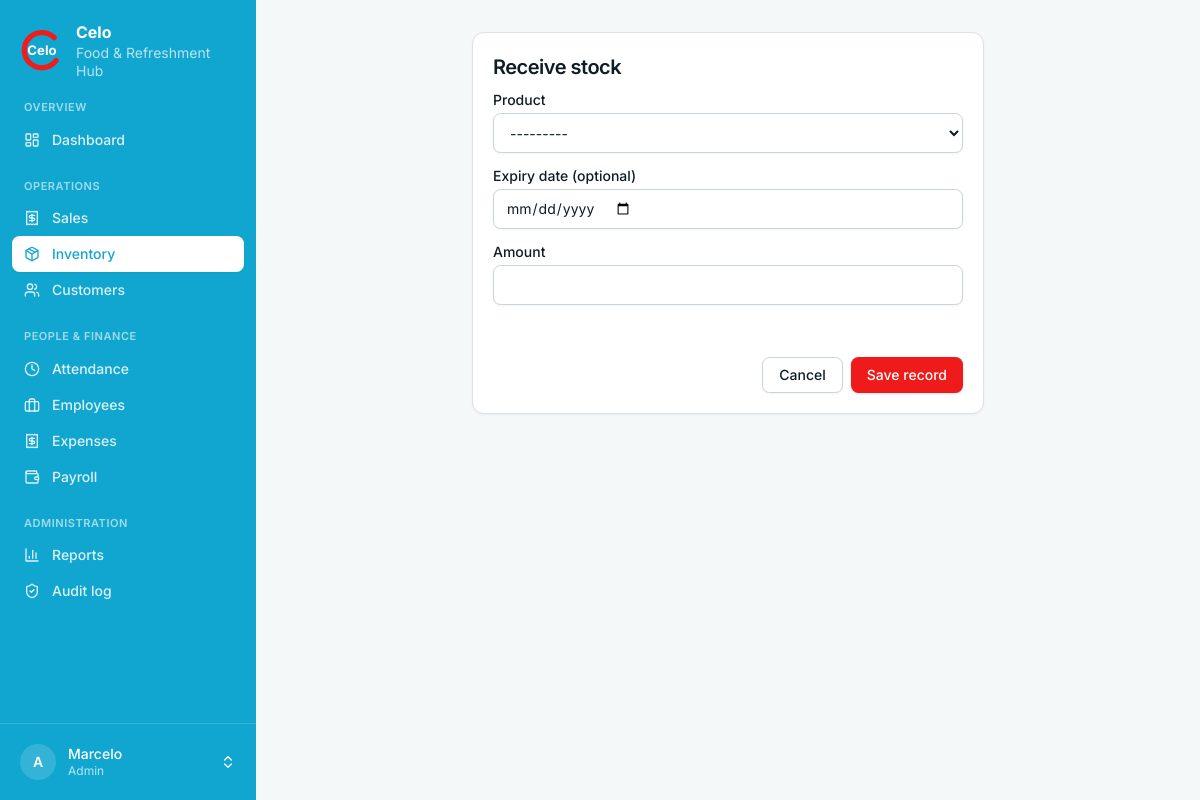
Screenshot of /inventory/receive/ (signed in) with the database file from the repository.
### accounts/models.py (models this page shows)
class User(AbstractUser):
    class Role(models.TextChoices):
        ADMIN = "admin", "Admin"
        STAFF = "staff", "Staff"
    role = models.CharField(max_length=10, choices=Role.choices, default=Role.STAFF)
    @property
    def is_celo_admin(self):
        return self.is_superuser or self.role == self.Role.ADMIN

### inventory/views.py (the view, shortened to what this page needs)
# urls.py: path("receive/", views.receive_stock, name="receive"),
@login_required
def receive_stock(request):
    form = ReceiveStockForm(request.POST or None)
    return render(request, "form_card.html", {
        "title": "Receive stock", "form": form, "submit": "Save record", "cancel_url": "inventory:stock",
    })

### inventory/forms.py
class ReceiveStockForm(forms.Form):
    product = forms.ModelChoiceField(queryset=Product.objects.filter(is_active=True))
    expiry_date = forms.DateField(required=False, label="Expiry date (optional)",
                                  widget=forms.DateInput(attrs={"type": "date"}))
    amount = forms.DecimalField(min_value=0.01, max_digits=10, decimal_places=2)

### inventory/models.py (called while the page is built)
    def __str__(self):
        return self.name

### templates/form_card.html (shortened to what this page needs)
{% extends "base.html" %}
{% block content %}
<div class="mx-auto w-full max-w-lg">
  <form method="post" class="card">{% csrf_token %}
    <div class="card-header"><h1 class="card-title text-xl">{{ title }}</h1></div>
    <div class="card-content">
      {% for f in form %}
        <div class="field">
          <label for="{{ f.id_for_label }}">{{ f.label }}</label>
          {{ f }}
        </div>
      {% endfor %}
    </div>
    <div class="card-footer pt-4">
      <a class="btn btn-outline" href="{% url cancel_url %}">Cancel</a>
      <button class="btn btn-primary" type="submit">{{ submit|default:"Save" }}</button>
    </div>
  </form>
</div>
{% endblock %}

### templates/base.html (shortened to what this page needs)
{% load celo_ui %}<!doctype html>
<html lang="en" class="h-full">
<head>
  {% include "partials/tailwind.html" %}
</head>
<body class="min-h-full bg-background font-sans text-foreground antialiased">
<div class="min-h-screen {% if user.is_authenticated %}md:grid md:grid-cols-[16rem_minmax(0,1fr)]{% endif %}">
{% if user.is_authenticated %}
  {% nav_items as groups %}
  <aside id="sidebar" class="fixed inset-y-0 left-0 z-40 flex w-64 -translate-x-full flex-col bg-brand-dark text-white transition-transform duration-200 md:sticky md:top-0 md:h-screen md:translate-x-0 print:hidden">
    <a href="{% url 'dashboard:home' %}" class="flex items-center gap-3 px-5 py-5" aria-label="Celo home">
      <svg viewBox="0 0 100 100" class="h-11 w-11 shrink-0" role="img" aria-label="Celo logo">
        <text x="50" y="62" text-anchor="middle" font-size="30" font-weight="700" fill="#fff" font-family="Inter, system-ui, sans-serif">Celo</text>
      </svg>
      <span class="text-sm leading-tight"><strong class="block text-base">Celo</strong><span class="text-white/70">Food &amp; Refreshment Hub</span></span>
    </a>
    <nav class="flex-1 space-y-5 overflow-y-auto px-3 pb-4" aria-label="Main">
      {% for g in groups %}
        <div>
          <p class="px-3 pb-1.5 text-[11px] font-semibold uppercase tracking-wider text-white/60">{{ g.label }}</p>
          {% for i in g.items %}
            <a href="{{ i.href }}" {% if i.active %}aria-current="page"{% endif %}
               class="flex items-center gap-3 rounded-md px-3 py-2 text-sm font-medium transition-colors {% if i.active %}bg-white text-brand-dark shadow-sm{% else %}text-white/85 hover:bg-white/10 hover:text-white{% endif %}">
              {% include "partials/icon.html" with name=i.icon %}{{ i.label }}
            </a>
          {% endfor %}
        </div>
      {% endfor %}
    </nav>
    <div class="relative border-t border-white/15 p-3">
      <button type="button" id="profile-btn" aria-haspopup="menu" aria-expanded="false" aria-controls="profile-menu"
              class="flex w-full items-center gap-3 rounded-md px-2 py-2 text-left transition-colors hover:bg-white/10 {% if request.resolver_match.app_name == 'accounts' %}bg-white/10{% endif %}">
        <span class="grid h-9 w-9 shrink-0 place-items-center rounded-full bg-white/15 text-sm font-semibold">{{ user.username|slice:":1"|upper }}</span>
        <span class="min-w-0 flex-1 text-sm leading-tight"><span class="block truncate font-medium">{{ user.get_full_name|default:user.username }}</span><span class="block text-xs text-white/70">{{ user.get_role_display }}</span></span>
      </button>
    </div>
  </aside>
{% endif %}
  <div class="min-w-0">
    <main class="mx-auto w-full max-w-6xl p-4 sm:p-6 lg:p-8">
      {% block content %}{% endblock %}
    </main>
  </div>
</div>
</body>
</html>

### rows the page displays
User: username "A", get_full_name "Marcelo", role "Admin"

### other values shown
{{ g.label }} "OVERVIEW" "OPERATIONS" "PEOPLE & FINANCE" "ADMINISTRATION"
{{ i.label }} "Dashboard" "Sales" "Inventory" "Customers" "Attendance" "Employees" "Expenses" "Payroll" "Reports" "Audit log"
{{ title }} "Receive stock"
{{ f.label }} "Product" "Expiry date (optional)" "Amount"
{{ submit|default:"Save" }} "Save record"
